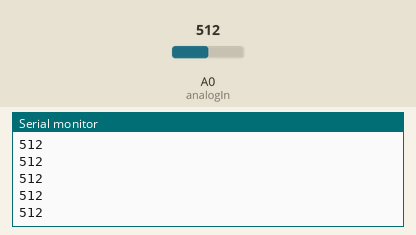
Bench run of a sketch on a simulated Arduino Uno, built with avr-gcc and run on an emulated ATmega328P. Shown: the last lines printed to the serial monitor. Inputs (shaded band) come from the test bench; at power-on: A0 (analogIn) = 512.

Above: at 1.2 s.
1.3 s: A0 (analogIn) set to 716
At 1.32 s:
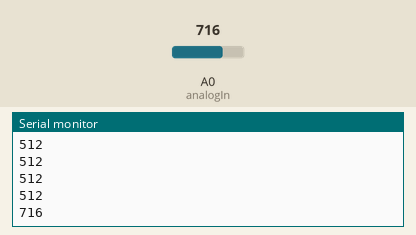
2.8 s: A0 (analogIn) set to 900
At 2.83 s:
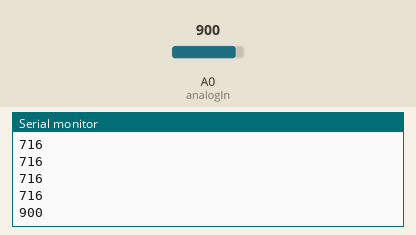
Timing chart, 0 to 5.8 s (numbered marks = the images above; inputs shaded):
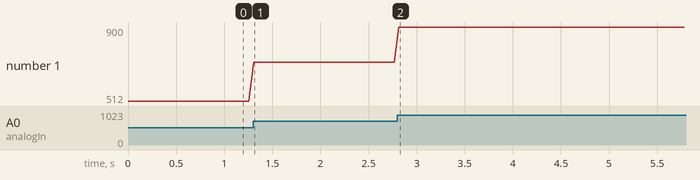

The sketch:

analog.ino
```cpp
int analogIn = A0;
int sensorValue = 0;

void setup() {
  Serial.begin(9600);
}

void loop() {
  sensorValue = analogRead(analogIn);
  Serial.println(sensorValue);

  delay(50);
}
```

Measured:
- after the input at 1.3 s, the serial monitor: prints a new line at once (image 1)
- after the input at 2.8 s, the serial monitor: prints a new line at once (image 2)
- plotted number 1: 512 → 716 after the input at 1.3 s, 716 → 900 after the input at 2.8 s
